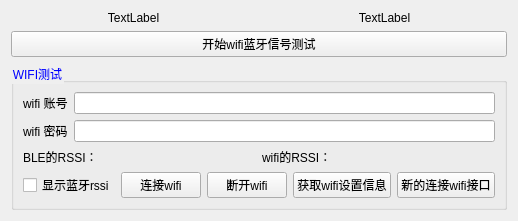
              <widget class="QWidget" name="tab_3">
               <attribute name="title">
                <string>wifi测试</string>
               </attribute>
               <layout class="QGridLayout" name="gridLayout">
                <item row="4" column="0">
                 <widget class="QGroupBox" name="groupBox_3">
                  <property name="sizePolicy">
                   <sizepolicy hsizetype="Preferred" vsizetype="Fixed">
                    <horstretch>0</horstretch>
                    <verstretch>0</verstretch>
                   </sizepolicy>
                  </property>
                  <property name="styleSheet">
                   <string notr="true">QGroupBox::title { font-weight: bold; color:blue;}</string>
                  </property>
                  <property name="title">
                   <string>WIFI测试</string>
                  </property>
                  <layout class="QVBoxLayout" name="verticalLayout_4">
                   <item>
                    <layout class="QVBoxLayout" name="verticalLayout">
                     <item>
                      <layout class="QHBoxLayout" name="horizontalLayout_4">
                       <item>
                        <widget class="QLabel" name="label_3">
                         <property name="text">
                          <string>wifi 账号</string>
                         </property>
                        </widget>
                       </item>
                       <item>
                        <widget class="QLineEdit" name="wifiUserName">
                         <property name="readOnly">
                          <bool>true</bool>
                         </property>
                        </widget>
                       </item>
                      </layout>
                     </item>
                     <item>
                      <layout class="QHBoxLayout" name="horizontalLayout_5">
                       <item>
                        <widget class="QLabel" name="label_4">
                         <property name="text">
                          <string>wifi 密码</string>
                         </property>
                        </widget>
                       </item>
                       <item>
                        <widget class="QLineEdit" name="wifiPassword">
                         <property name="echoMode">
                          <enum>QLineEdit::Password</enum>
                         </property>
                         <property name="readOnly">
                          <bool>true</bool>
                         </property>
                        </widget>
                       </item>
                      </layout>
                     </item>
                    </layout>
                   </item>
                   <item>
                    <layout class="QHBoxLayout" name="horizontalLayout_7">
                     <property name="topMargin">
                      <number>0</number>
                     </property>
                     <item>
                      <widget class="QLabel" name="BLE_RSSI">
                       <property name="text">
                        <string>BLE的RSSI：</string>
                       </property>
                      </widget>
                     </item>
                     <item>
                      <widget class="QLabel" name="WIFI_RSSI">
                       <property name="text">
                        <string>wifi的RSSI：</string>
                       </property>
                      </widget>
                     </item>
                    </layout>
                   </item>
                   <item>
                    <layout class="QHBoxLayout" name="horizontalLayout_3">
                     <property name="topMargin">
                      <number>0</number>
                     </property>
                     <item>
                      <widget class="QCheckBox" name="show_rssi">
                       <property name="text">
                        <string>显示蓝牙rssi</string>
                       </property>
                      </widget>
                     </item>
                     <item>
                      <widget class="QPushButton" name="connectwifi">
                       <property name="text">
                        <string>连接wifi</string>
                       </property>
                      </widget>
                     </item>
                     <item>
                      <widget class="QPushButton" name="disconnectwifi">
                       <property name="enabled">
                        <bool>true</bool>
                       </property>
                       <property name="text">
                        <string>断开wifi</string>
                       </property>
                      </widget>
                     </item>
                     <item>
                      <widget class="QPushButton" name="getwifi">
                       <property name="text">
                        <string>获取wifi设置信息</string>
                       </property>
                      </widget>
                     </item>
                     <item>
                      <widget class="QPushButton" name="new_connectwifi">
                       <property name="text">
                        <string>新的连接wifi接口</string>
                       </property>
                      </widget>
                     </item>
                    </layout>
                   </item>
                  </layout>
                 </widget>
                </item>
                <item row="3" column="0">
                 <widget class="QPushButton" name="start_wifible_test">
                  <property name="text">
                   <string>开始wifi蓝牙信号测试</string>
                  </property>
                 </widget>
                </item>
                <item row="1" column="0">
                 <layout class="QHBoxLayout" name="horizontalLayout_25">
                  <item>
                   <widget class="QLabel" name="ble_test_result">
                    <property name="text">
                     <string>TextLabel</string>
                    </property>
                    <property name="alignment">
                     <set>Qt::AlignCenter</set>
                    </property>
                   </widget>
                  </item>
                  <item>
                   <widget class="QLabel" name="wifi_test_result">
                    <property name="text">
                     <string>TextLabel</string>
                    </property>
                    <property name="alignment">
                     <set>Qt::AlignCenter</set>
                    </property>
                   </widget>
                  </item>
                 </layout>
                </item>
               </layout>
              </widget>
